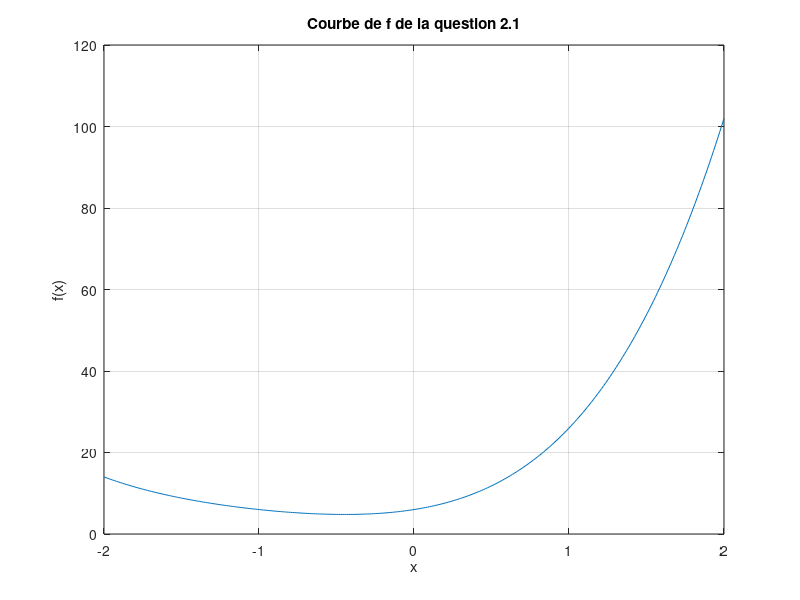
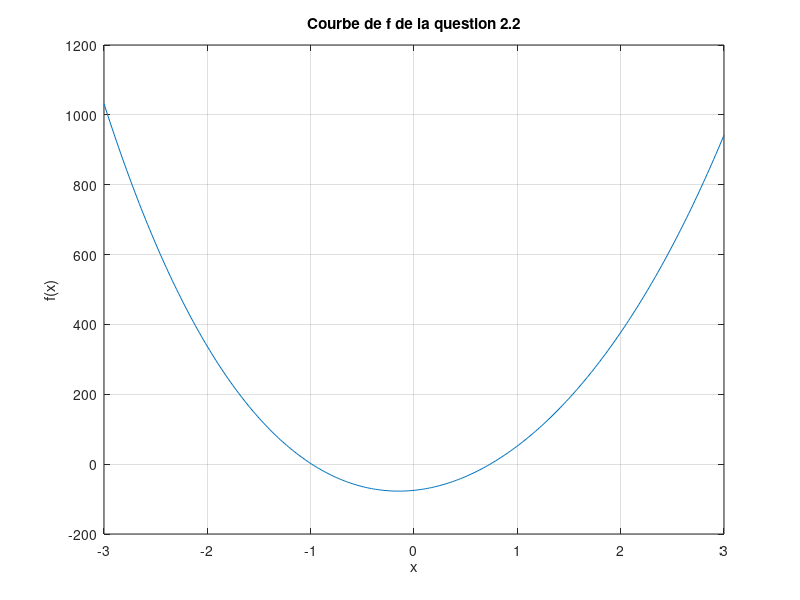

Write MATLAB code to recreate these figures, in order.
% Script pour obtenir les tracés des fonctions de la partie 2 
% On peut ainsi mieux visualiser les choses

% Pour la question 2.1

% On peut notamment constater graphiquement que cette fonction est bien
% unimodale et que l'on peut donc appliquer la méthode Golden section

x = linspace(-2,2,300);

y = x.*x.*x.*x+4*x.*x.*x+9*x.*x+6*x+6;

figure
plot(x,y);

xlabel("x");
ylabel("f(x)");
grid ON

title("Courbe de f de la question 2.1");



% Pour la question 2.2

x = linspace(-3,3,300);

y = 2*x.*x.*x.*x-5*x.*x.*x+100*x.*x+30*x-75;

figure
plot(x,y);

xlabel("x");
ylabel("f(x)");
grid ON

title("Courbe de f de la question 2.2");